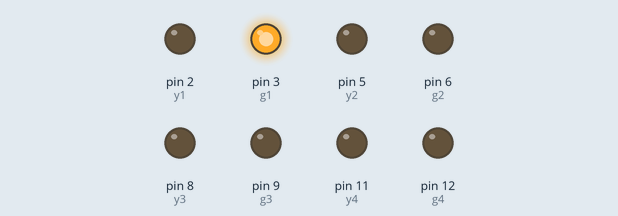
The sketch below on a simulated Arduino Uno, built with avr-gcc and run on an emulated ATmega328P. Parts: output pins drawn as LEDs (lit = HIGH). Pins used as bus, display or sensor lines are not drawn.

Above: at 1.5 s.
At 3.5 s:
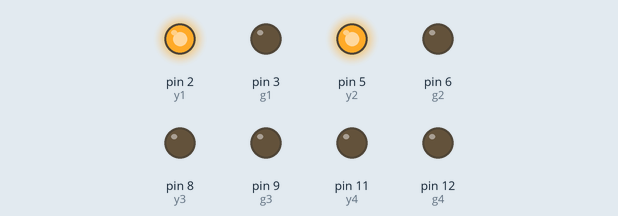
At 5.5 s:
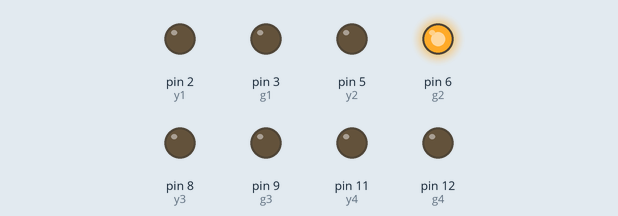
At 7.5 s:
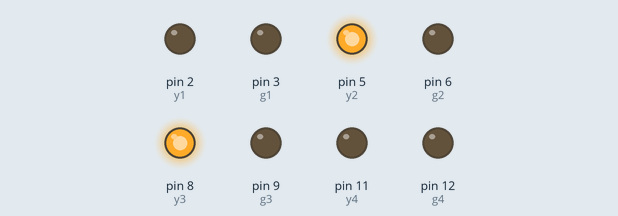
At 9.5 s:
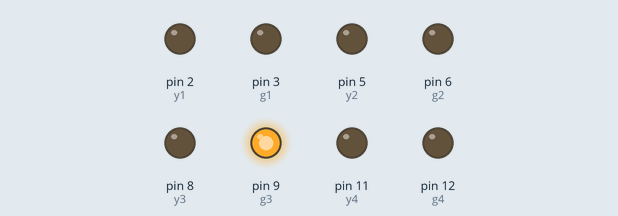
At 13.5 s:
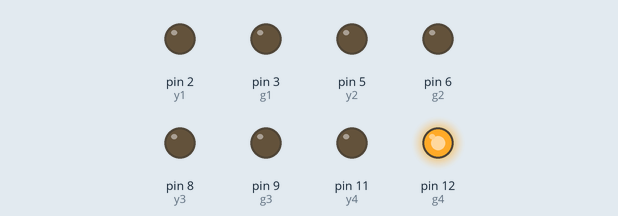
Timing chart, 0 to 18.4 s (numbered marks = the images above):
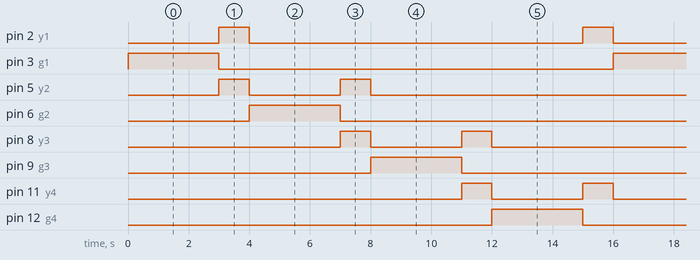

Measured:
- by itself, pin 2 (y1): repeats every 16.0 s: LOW 11.0 s, HIGH 1.0 s, LOW 3.0 s, HIGH 1.0 s
- by itself, pin 3 (g1), pin 6 (g2), pin 9 (g3), pin 12 (g4): alternates HIGH for 3.0 s and LOW for 13.0 s
- by itself, pin 5 (y2): repeats every 16.0 s: LOW 3.0 s, HIGH 1.0 s, LOW 11.0 s, HIGH 1.0 s
- by itself, pin 8 (y3): LOW → HIGH at 7.0 s, → LOW 1.0 s later, → HIGH 3.0 s later, → LOW 1.0 s later, … (9 changes in this stretch)
- by itself, pin 11 (y4): LOW → HIGH at 11.0 s, → LOW 1.0 s later, → HIGH 3.0 s later, → LOW 1.0 s later, … (8 changes in this stretch)

The sketch:

Task1_MrunalPatel.ino.ino
```cpp
int r1 = 1;
int y1 = 2; //lights of lane 1
int g1 = 3;

int r2 = 4;
int y2 = 5;//lights of lane 2
int g2 = 6;

int r3 = 7;
int y3 = 8;//lights of lane 3
int g3 = 9;

int r4 = 10;
int y4 = 11;//lights of lane 4
int g4 = 12;
void setup() {
pinMode (r1, OUTPUT);
pinMode (y1, OUTPUT);
pinMode (g1, OUTPUT);

pinMode (r2, OUTPUT);
pinMode (y2, OUTPUT);
pinMode (g2, OUTPUT);
                     //defining all pins for output
pinMode (r3, OUTPUT);
pinMode (y3, OUTPUT);
pinMode (g3, OUTPUT);

pinMode (r4, OUTPUT);
pinMode (y4, OUTPUT);
pinMode (g4, OUTPUT);
}

void loop() {

digitalWrite(g1, HIGH);
digitalWrite(r2, HIGH);
digitalWrite(r3, HIGH);//1st lane green light and other lane red light turn ON
digitalWrite(r4, HIGH);

delay(3000);// 3 sec delay

digitalWrite(g1, LOW);
digitalWrite(r2, LOW);//1st lane green light and 2nd lane red light turn OFF and yellow light of both lane will ON
digitalWrite(y1, HIGH);
digitalWrite(y2, HIGH);

delay (1000);// 1 sec delay

digitalWrite(y1, LOW);
digitalWrite(y2, LOW);//2nd lane green light and 1st lane red light turn ON and yellow light of both lane will OFF
digitalWrite(g2, HIGH);
digitalWrite(r1, HIGH);

delay (3000);

digitalWrite(g2, LOW);
digitalWrite(r3, LOW);//2nd lane green light and 3rd lane red light turn OFF and yellow light of both lane will ON
digitalWrite(y2, HIGH);
digitalWrite(y3, HIGH);

delay (1000);

digitalWrite(y2, LOW);
digitalWrite(y3, LOW);//3rd lane green light and 2nd lane red light turn ON and yellow light of both lane will OFF
digitalWrite(g3, HIGH);
digitalWrite(r2, HIGH);

delay(3000);

digitalWrite(g3, LOW);
digitalWrite(r4, LOW);//3rd lane green light and 4th lane red light turn OFF and yellow light of both lane will ON
digitalWrite(y3, HIGH);
digitalWrite(y4, HIGH);

delay(1000);

digitalWrite(y3, LOW);
digitalWrite(y4, LOW);//4th lane green light and 3rd lane red light turn ON and yellow light of both lane will OFF
digitalWrite(g4, HIGH);
digitalWrite(r3, HIGH);

delay(3000);

digitalWrite(g4, LOW);
digitalWrite(r1, LOW);//1st lane green light and 2nd lane red light turn OFF and yellow light of both lane will ON
digitalWrite(y4, HIGH);
digitalWrite(y1, HIGH);

delay(1000);

digitalWrite(y4, LOW);
digitalWrite(y1, LOW);//yellow light of 1st and 2nd lane will OFF
}
```
